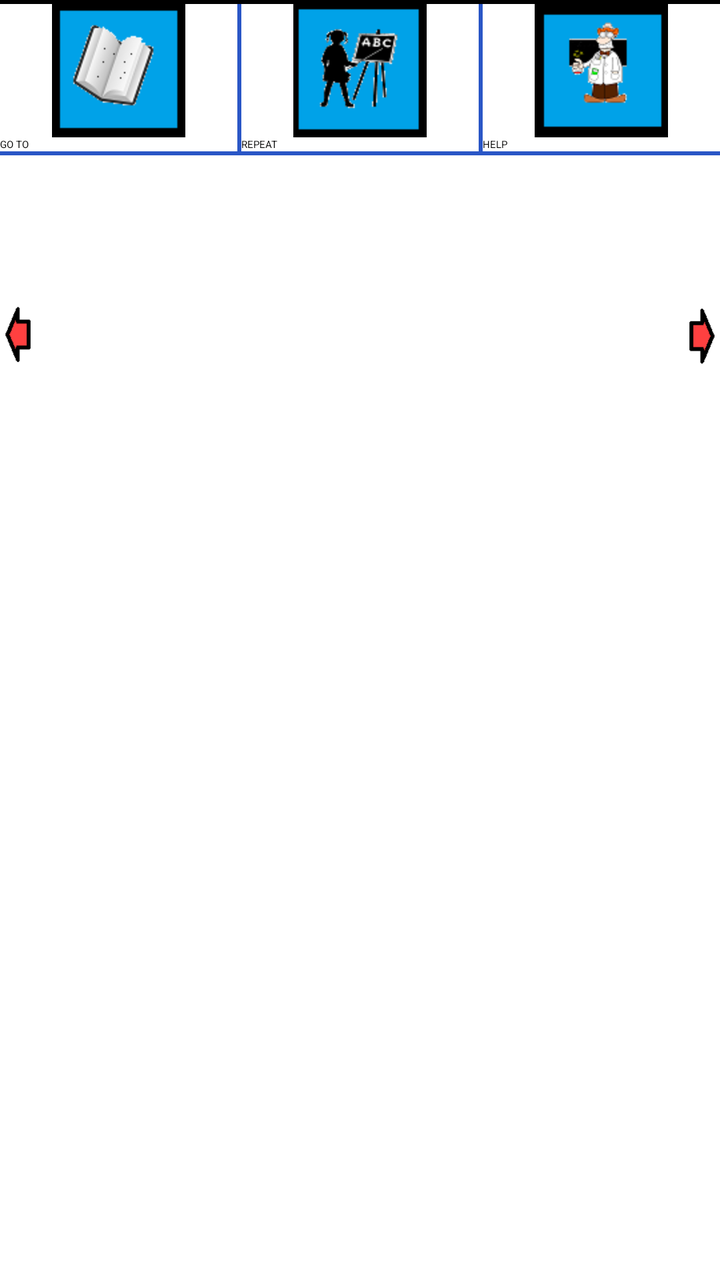
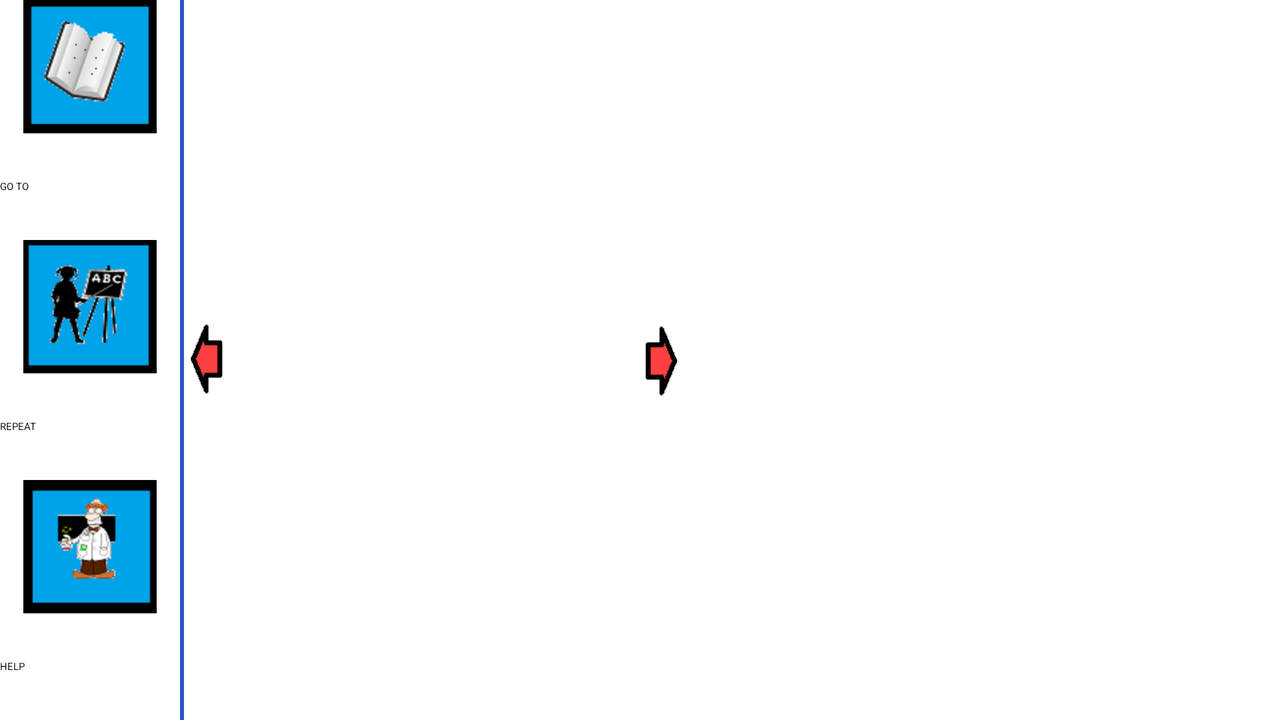

The same Android screen from two of the app's own layout files: first res/layout/ as a phone draws it, then the author's variant for another configuration, drawn on a device whose configuration selects that folder. Both files follow.
<!-- AndroidManifest.xml: application theme Widget.AppCompat.ActionBar -->
<!-- res/layout/write_layout.xml -->
<RelativeLayout xmlns:android="http://schemas.android.com/apk/res/android"
    xmlns:tools="http://schemas.android.com/tools"
    android:id="@+id/LinearLayout1"
    android:layout_width="match_parent"
    android:layout_height="match_parent"
    android:orientation="vertical"
    tools:context=".CustomGesturesActivity">

    <View
        android:layout_width="match_parent"
        android:layout_height="2dp"
        android:background="@color/black"
        android:id="@+id/view"/>

    <LinearLayout
        android:layout_width="match_parent"
        android:layout_height="wrap_content"
        android:orientation="horizontal"
        android:id="@+id/buttonll"
        android:layout_below="@+id/view">

        <Button
            android:id="@+id/goto_page_write"
            android:layout_width="match_parent"
            android:layout_height="wrap_content"
            android:layout_weight="1"
            android:drawableTop="@drawable/goto_icon"
            android:text="@string/go_to_page"
            android:textAllCaps="true" />


        <View
            android:layout_width="2dp"
            android:layout_height="match_parent"
            android:background="@color/blue" />


        <Button
            android:id="@+id/repeat_write"
            android:layout_width="match_parent"
            android:layout_height="wrap_content"
            android:layout_weight="1"
            android:drawableTop="@drawable/repeat_icon"
            android:text="@string/repeat"
            android:textAllCaps="true" />

        <View
            android:layout_width="2dp"
            android:layout_height="match_parent"
            android:background="@color/blue" />

        <Button
            android:id="@+id/help_write"
            android:layout_width="match_parent"
            android:layout_height="wrap_content"
            android:layout_weight="1"
            android:drawableTop="@drawable/help_icon"
            android:text="@string/help"
            android:textAllCaps="true" />

    </LinearLayout>

    <View
        android:layout_width="match_parent"
        android:layout_height="2dp"
        android:background="@color/blue"
        android:layout_below="@+id/buttonll"
        android:id="@+id/viewll"/>

    <RelativeLayout
        android:layout_width="match_parent"
        android:layout_height="180dp"
        android:id="@+id/relativeslider"
        android:layout_below="@+id/viewll"
        >

        <ImageButton
            android:layout_width="20dp"
            android:layout_height="match_parent"
            android:id="@+id/leftslide"
            android:src="@drawable/left"
            />
        <android.support.v4.view.ViewPager xmlns:android="http://schemas.android.com/apk/res/android"
            android:id="@+id/writeletterpager"
            android:layout_width="wrap_content"
            android:layout_height="match_parent"
            android:layout_toRightOf="@+id/leftslide"
            android:layout_toEndOf="@+id/leftslide"></android.support.v4.view.ViewPager>

        <ImageButton
            android:layout_width="20dp"
            android:layout_height="match_parent"
            android:id="@+id/rightslide"
            android:src="@drawable/right"
            android:layout_alignParentTop="true"
            android:layout_alignRight="@+id/writeletterpager"
            android:layout_alignEnd="@+id/writeletterpager" />
    </RelativeLayout>

    <android.gesture.GestureOverlayView
        android:id="@+id/gOverlay"
        android:layout_width="match_parent"
        android:layout_height="300dp"
        android:gestureColor="#cccccc"
        android:gestureStrokeType="multiple"
        android:uncertainGestureColor="@color/red"
        android:layout_below="@+id/relativeslider"
        android:layout_alignParentLeft="true"
        android:layout_alignParentStart="true"
        android:layout_alignParentBottom="true">
    </android.gesture.GestureOverlayView>

</RelativeLayout>
<!-- resources referenced by this layout -->
<resources>
  <color name="black">#ff000000</color>
  <color name="blue">#ff2a56c6</color>
  <color name="red">#ffc53929</color>
  <!-- drawable goto_icon: png bitmap (drawable-hdpi, 4009 bytes) -->
  <!-- drawable help_icon: png bitmap (drawable-hdpi, 4156 bytes) -->
  <!-- drawable left: png bitmap (drawable-hdpi, 464 bytes) -->
  <!-- drawable repeat_icon: png bitmap (drawable-hdpi, 4090 bytes) -->
  <!-- drawable right (drawable) -->
  <?xml version="1.0" encoding="utf-8"?>
  <rotate xmlns:android="http://schemas.android.com/apk/res/android"
      android:fromDegrees="180"
      android:toDegrees="0"
      android:drawable="@drawable/left">
  </rotate>
  <string name="go_to_page">Go to</string>
  <string name="help">Help</string>
  <string name="repeat">Repeat</string>
</resources>
<!-- res/layout-land/write_layout.xml (the author's variant of the layout above) -->
<!-- drawn on the phone turned sideways -->
<RelativeLayout xmlns:android="http://schemas.android.com/apk/res/android"
    xmlns:tools="http://schemas.android.com/tools"
    android:id="@+id/relLay"
    android:layout_width="match_parent"
    android:layout_height="match_parent"
    android:orientation="horizontal"
    tools:context=".CustomGesturesActivity">

    
        
        
        
        

    <LinearLayout
        android:layout_width="@dimen/write_land_button_width"
        android:layout_height="match_parent"
        android:orientation="vertical"
        android:id="@+id/linr1">

        <Button
            android:id="@+id/goto_page_write"
            android:layout_width="match_parent"
            android:layout_height="0dp"
            android:drawableTop="@drawable/goto_icon"
            android:minHeight="100dp"
            android:text="@string/go_to_page"
            android:padding="0dp"
            android:layout_weight="1"
            android:textAllCaps="true" />


        
            
            
            


        <Button
            android:id="@+id/repeat_write"
            android:layout_width="match_parent"
            android:layout_height="0dp"
            android:padding="0dp"
            android:drawableTop="@drawable/repeat_icon"
            android:text="@string/repeat"
            android:layout_weight="1"
            android:textAllCaps="true" />

        
            
            
            

        <Button
            android:id="@+id/help_write"
            android:layout_width="match_parent"
            android:layout_height="0dp"
            android:drawableTop="@drawable/help_icon"
            android:padding="0dp"
            android:text="@string/help"
            android:layout_weight="1"
            android:textAllCaps="true" />

    </LinearLayout>

    <View
    android:layout_width="2dp"
    android:layout_height="match_parent"
    android:background="@color/blue"
        android:layout_toRightOf="@+id/linr1"

    android:id="@+id/view"/>


    <LinearLayout
        android:id="@+id/linr2"
        android:layout_width="wrap_content"
        android:layout_height="match_parent"
        android:layout_toRightOf="@+id/view"
        android:orientation="horizontal">

        <ImageButton
            android:id="@+id/leftslide"
            android:layout_width="25dp"
            android:layout_height="match_parent"
            android:src="@drawable/left" />

        <android.support.v4.view.ViewPager xmlns:android="http://schemas.android.com/apk/res/android"
            android:id="@+id/writeletterpager"
            android:layout_width="@dimen/shown_letter_size"
            android:layout_height="match_parent">

        </android.support.v4.view.ViewPager>

        <ImageButton
            android:id="@+id/rightslide"
            android:layout_width="25dp"
            android:layout_height="match_parent"
            android:src="@drawable/right" />
    </LinearLayout>

    <LinearLayout
        android:id="@+id/linr3"
        android:layout_width="@dimen/gestureview_size"
        android:layout_height="match_parent"

        android:layout_toRightOf="@+id/linr2">

        <android.gesture.GestureOverlayView
            android:id="@+id/gOverlay"
            android:layout_width="match_parent"
            android:layout_height="match_parent"
            android:gestureColor="#cccccc"
            android:gestureStrokeType="multiple"
            android:uncertainGestureColor="#ff0000"></android.gesture.GestureOverlayView>
    </LinearLayout>


</RelativeLayout>
<!-- resources referenced by the variant -->
<!-- as the phone turned sideways resolves them -->
<resources>
  <color name="blue">#ff2a56c6</color>
  <!-- from res/values-sw360dp/ -->
  <dimen name="gestureview_size">300dp</dimen>
  <!-- from res/values-sw360dp/ -->
  <dimen name="shown_letter_size">200dp</dimen>
  <!-- from res/values-sw360dp/ -->
  <dimen name="write_land_button_width">90dp</dimen>
  <!-- drawable goto_icon: png bitmap (drawable-hdpi, 4009 bytes) -->
  <!-- drawable help_icon: png bitmap (drawable-hdpi, 4156 bytes) -->
  <!-- drawable left: png bitmap (drawable-hdpi, 464 bytes) -->
  <!-- drawable repeat_icon: png bitmap (drawable-hdpi, 4090 bytes) -->
  <!-- drawable right (drawable) -->
  <?xml version="1.0" encoding="utf-8"?>
  <rotate xmlns:android="http://schemas.android.com/apk/res/android"
      android:fromDegrees="180"
      android:toDegrees="0"
      android:drawable="@drawable/left">
  </rotate>
  <string name="go_to_page">Go to</string>
  <string name="help">Help</string>
  <string name="repeat">Repeat</string>
</resources>
